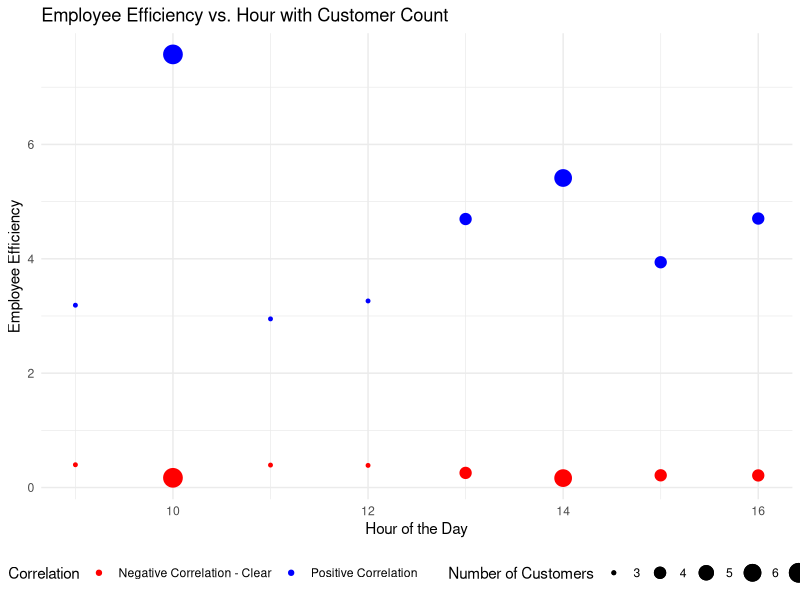

This figure's R source:
library(ggplot2)


#simulation
set.seed(42)
hours <- 9:16
customers <- sample(3:8, size = length(hours), replace = TRUE)

# Positive and Negative correlation
efficiency_pos <- runif(length(hours), 0.8, 1.2) * customers
efficiency_neg_clear <- rev(sort(runif(length(hours), 0.8, 1.2))) / customers

# Set data frame
frame <- data.frame(Hour = hours, 
                    Customers = customers, 
                    Efficiency_Positive = efficiency_pos, 
                    Efficiency_Negative_Clear = efficiency_neg_clear)
print(frame)
# Plot
final_plot <- ggplot(frame) +
  geom_point(aes(x = Hour, y = Efficiency_Positive, size = Customers, color = 'Positive Correlation')) +
  geom_point(aes(x = Hour, y = Efficiency_Negative_Clear, size = Customers, color = 'Negative Correlation - Clear')) +
  scale_color_manual(values = c('Positive Correlation' = 'blue', 'Negative Correlation - Clear' = 'red')) +
  theme_minimal() +
  labs(title = "Employee Efficiency vs. Hour with Customer Count",
       x = "Hour of the Day",
       y = "Employee Efficiency",
       color = "Correlation",
       size = "Number of Customers") +
  theme(legend.position = "bottom")

print(final_plot)